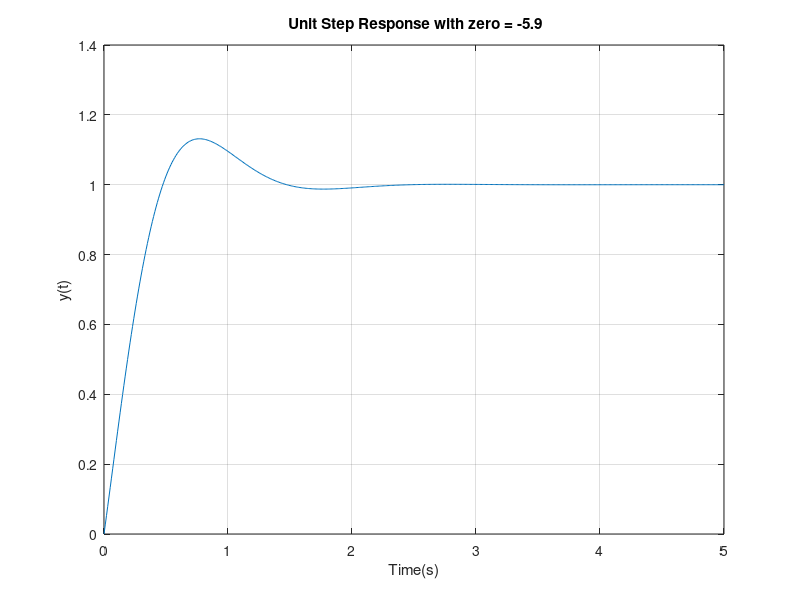

MATLAB code for this plot:
num=[2.6 15.4];
den=[1 4.7 15.4];
CIR1=tf(num,den)
t=(0:0.01:5)
y= step(CIR1,t)
plot(t,y)
ylabel('y(t)')
xlabel('Time(s)'),grid
title(' Unit Step Response with zero = -5.9')
